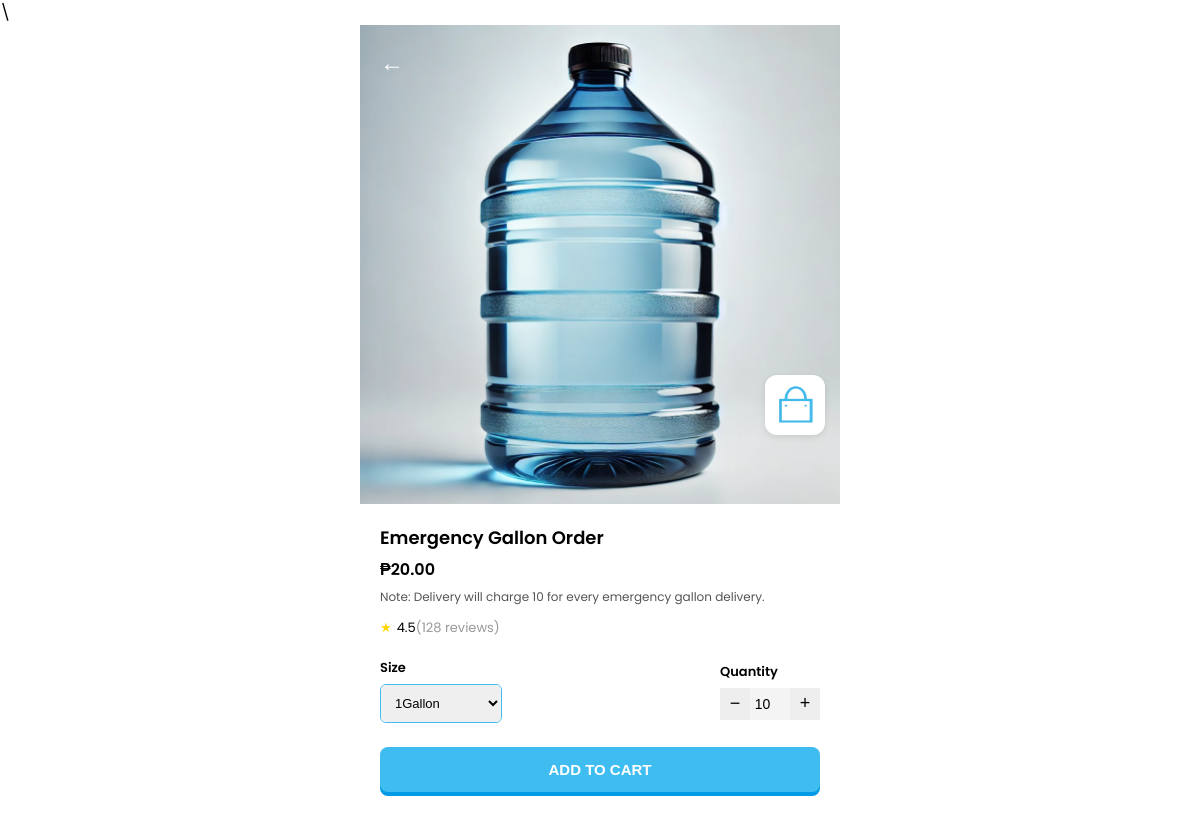
The page /emergency_product.php on the database its author committed.
### tables this page shows
CREATE TABLE `products` (
  `id` int(11) NOT NULL,
  `name` varchar(100) NOT NULL,
  `description` text DEFAULT NULL,
  `price` decimal(10,2) NOT NULL,
  `image` varchar(255) NOT NULL,
  `size_options` varchar(255) DEFAULT NULL,
  `stock` int(11) DEFAULT 0
);

### emergency_product.php (the view, shortened to what this page needs)
\<?php
include 'db.php';
$id = 2;
$stmt = $conn->prepare("SELECT * FROM products WHERE id = ?");
$stmt->bind_param("i", $id);
$stmt->execute();
$result = $stmt->get_result();
if (!$product = $result->fetch_assoc()) {
    echo "Product not found.";
    exit;
}
?>
<!DOCTYPE html>
<html>
<head>
</head>
<body>
<div class="product-container">
    <div class="product-image">
    <img src="img/<?php echo htmlspecialchars($product['image']); ?>" alt="<?php echo htmlspecialchars($product['name']); ?>">
        <a href="home.php" class="icon-back">←</a>
        <div class="icon-cart">
            <img src="img/cart.png" alt="Cart" width="24">
        </div>
    </div>
    <div class="product-details">
        <h2><?php echo htmlspecialchars($product['name']); ?></h2>
        <div class="price">₱<?php echo number_format($product['price'], 2); ?></div>
        <div class="description">Note: Delivery will charge 10 for every emergency gallon delivery.</div>
        <div class="rating">
            <span class="star">★</span> 4.5 <span style="color:#999;">(128 reviews)</span>
        </div>
        <form action="add_to_cart.php" method="POST">
            <div class="form-controls">
                <div class="form-group">
                    <label>Size</label>
                    <div class="dropdown-wrapper">
                        <select onchange="document.getElementById('selected-size').value = this.value">
                            <option value="1Gallon">1Gallon</option>
                        </select>
                    </div>
                </div>
                <div class="form-group">
                    <label>Quantity</label>
                    <div class="quantity-selector">
                        <button type="button" onclick="adjustQuantity(-1)">−</button>
                        <input type="number" id="quantity" value="10" min="1" oninput="syncQuantity()">
                        <button type="button" onclick="adjustQuantity(1)">+</button>
                    </div>
                </div>
            </div>
            <button type="submit" class="add-to-cart">ADD TO CART</button>
        </form>
    </div>
</div>
</body>
</html>

### emergency_product.php (style rules this page uses)
body { font-family: 'Poppins', sans-serif; margin: 0; background-color: #fff; }
.product-container { max-width: 480px; margin: 0 auto; }
.product-image { position: relative; }
.product-image img { width: 100%; }
.icon-back { position: absolute; top: 20px; left: 20px; font-size: 24px; color: white; font-weight: bold; text-decoration: none; }
.icon-cart { position: absolute; top: 350px; right: 15px; background-color: #ffffff; border-radius: 12px; padding: 10px; box-shadow: 0 2px 6px rgba(0, 0, 0, 0.1); }
.icon-cart img { width: 40px; height: 40px; }
.product-details { padding: 20px; }
.product-details h2 { font-size: 18px; font-weight: 600; margin: 0; }
.price { font-size: 16px; font-weight: 600; margin-top: 6px; }
.description { font-size: 12px; color: #555; margin-top: 6px; }
.rating { margin-top: 12px; font-size: 13px; display: flex; align-items: center; }
.rating .star { color: gold; margin-right: 5px; }
.form-controls { display: flex; justify-content: space-between; align-items: center; margin-top: 20px; }
.form-group label { font-weight: 600; font-size: 13px; margin-bottom: 6px; display: block; }
.dropdown-wrapper { display: flex; border: 1px solid #3FBDF1; border-radius: 6px; overflow: hidden; width: 120px; }
.dropdown-wrapper select { flex: 1; padding: 10px; border: none; font-size: 13px; }
.quantity-selector { display: flex; background-color: #f4f4f4; border-radius: 6px; }
.quantity-selector button { width: 30px; height: 32px; border: none; font-size: 18px; background-color: #eee; }
.quantity-selector input { width: 40px; text-align: center; font-size: 14px; border: none; background-color: transparent; }
.add-to-cart { margin-top: 24px; width: 100%; background-color: #3FBDF1; color: white; font-weight: bold; font-size: 15px; padding: 14px; border: none; border-radius: 8px; cursor: pointer; box-shadow: 0 4px 0 #039be5; }

### rows shown on the page
products: image (picture), name "Emergency Gallon Order", price "20.00"
